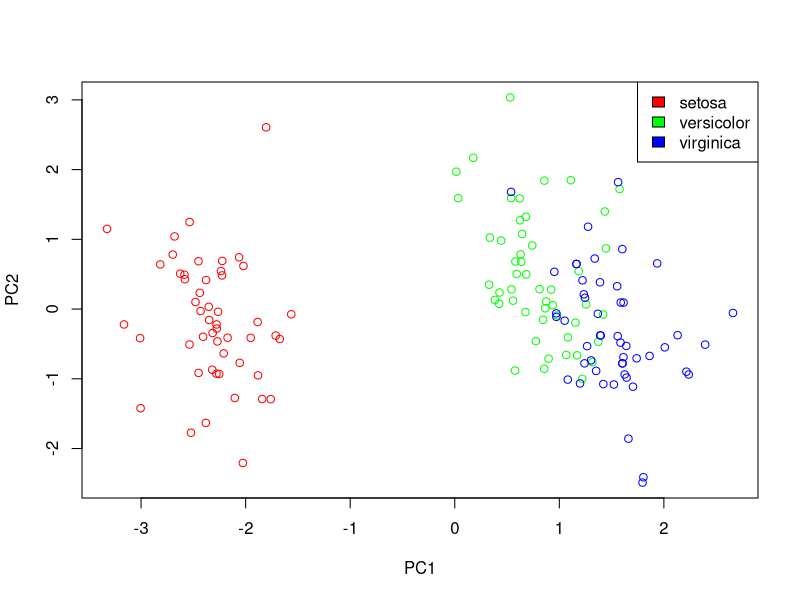

Source code (R):
## ---- chunk 1
knitr::opts_chunk$set(echo = TRUE)
## ---- chunk 2
# Load data
data(iris)
head(iris, 3)
## ---- chunk 3
names(iris)
## ---- chunk 4
# log transform on the four continuous variable
log.ir <- log(iris[, 1:4])
# the Species variable
ir.species <- iris[, 5]
 
# apply PCA - scale. = TRUE is highly advisable, but default is FALSE. 
# center and scale is used to standardize the variables prior to the application of PCA.
ir.pca <- prcomp(log.ir,
                 center = TRUE,
                 scale. = TRUE) 
## ---- chunk 5
colorvec <- c("red", "green", "blue")
names(colorvec) = unique(ir.species)

plot(ir.pca$x[, 1], ir.pca$x[, 2], col = unname(colorvec[ir.species]), xlab = "PC1", ylab = "PC2")
legend("topright", legend = names(colorvec), fill = unname(colorvec))
## ---- chunk 6
iris[2,3]= NA
iris[5,2]= NA
iris[10,1] = NA
## ---- chunk 7
log.ir <- log(iris[, 1:4])
ir.species <- iris[, 5]
 
#ir.pca <- prcomp(log.ir,
#                 center = TRUE,
#                 scale. = TRUE) 
## ---- chunk 8
diamonds <- read.csv("diamonds.csv")
head(diamonds)
## ---- chunk 9
vec1 = 1:10
vec2 = as.character(1:10)
vec1
vec2
# The following line of code would return TRUE
is.numeric(vec1)
# The following line of code would return FALSE
is.numeric(vec2)
# The following line of code would return TRUE
is.character(vec2)
## ---- chunk 10
# function `which` give the TRUE indices of a logical object
which(c(TRUE, FALSE, TRUE, FALSE, TRUE))
## ---- chunk 11
# Insert your code here, use for loop to loop througth each numerical variable

## ---- chunk 12
# Insert you code here, save your model as `fit`
# fit <- 

## ---- chunk 13
# Insert you code here, save your results as `fitted.value`
# fitted.value <- 

## ---- chunk 14
# Insert you code here, save your results as `RSS`
# residual <- 
# RSS <- 
# RSS
# TSS <- 
# TSS

## ---- chunk 15
# Insert you code here, save your results as `Rsq`
# Rsq <- 


## ---- chunk 16
# insert your code here


## ---- chunk 17
# Insert your code here, use for loop to loop througth each numerical variable


## ---- chunk 18
levels(diamonds$clarity)
levels(diamonds$color)
levels(diamonds$cut)
## ---- chunk 19
# Insert you code here, save your model as `fit.categorical`
# fit.categorical <- 


